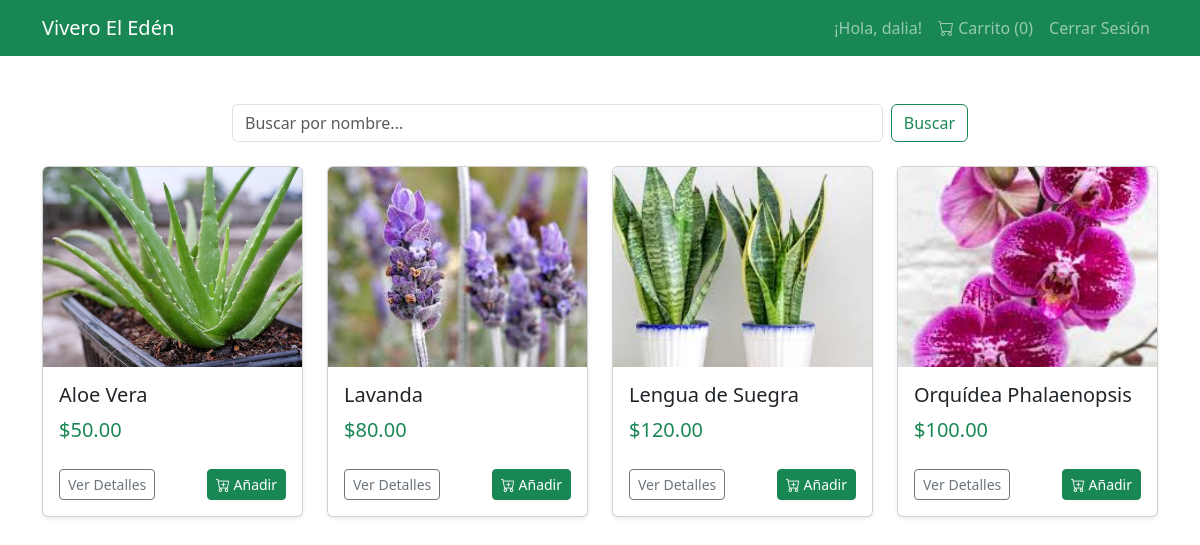
Screenshot of /cliente_dashboard.php (signed in) with the database file from the repository.
### tables this page shows
CREATE TABLE `plantas` (
  `id` int(11) NOT NULL,
  `nombre_comun` varchar(100) NOT NULL,
  `nombre_cientifico` varchar(100) DEFAULT NULL,
  `descripcion` text DEFAULT NULL,
  `tipo` varchar(50) DEFAULT NULL,
  `cuidados_luz` varchar(100) DEFAULT NULL,
  `cuidados_riego` varchar(100) DEFAULT NULL,
  `precio` decimal(10,2) NOT NULL DEFAULT 0.00,
  `stock` int(11) NOT NULL DEFAULT 0,
  `imagen_url` varchar(255) DEFAULT NULL
);

### models/Planta.php (called while the page is built, shortened)
<?php
class Planta {
    private $conn;
    private $table_name = "plantas";
    public function __construct($db) {
        $this->conn = $db;
    }
    function leer() {
        $query = "SELECT * FROM " . $this->table_name . " ORDER BY nombre_comun ASC";
        $stmt = $this->conn->prepare($query);
        $stmt->execute();
        return $stmt;
    }
}
?>

### cliente_dashboard.php (the view, shortened to what this page needs)
<?php
include_once './models/Planta.php';
$database = new Database();
$db = $database->connect();
$planta = new Planta($db);
$keywords = isset($_GET["buscar"]) ? $_GET["buscar"] : "";
if (!empty($keywords)) {
    $stmt = $planta->buscar($keywords);
} else {
    $stmt = $planta->leer();
}
$plantas = $stmt->fetchAll(PDO::FETCH_ASSOC);
$total_carrito = 0;
?>
<!DOCTYPE html>
<html lang="es">
<head>
    <link href="https://cdn.jsdelivr.net/npm/bootstrap@5.3.2/dist/css/bootstrap.min.css" rel="stylesheet">
    <link rel="stylesheet" href="https://cdn.jsdelivr.net/npm/bootstrap-icons@1.11.3/font/bootstrap-icons.min.css">
</head>
<body>
    <nav class="navbar navbar-expand-lg navbar-dark bg-success sticky-top">
        <div class="container">
            <a class="navbar-brand" href="index.php">Vivero El Edén</a>
            <ul class="navbar-nav ms-auto">
                 <li class="nav-item">
                    <a class="nav-link">¡Hola, <?php echo htmlspecialchars($_SESSION['user_nombre']); ?>!</a>
                </li>
                <li class="nav-item">
                    <a class="nav-link" href="carrito.php"><i class="bi bi-cart"></i> Carrito (<?php echo $total_carrito; ?>)</a>
                </li>
                <li class="nav-item">
                    <a class="nav-link" href="logout.php">Cerrar Sesión</a>
                </li>
            </ul>
        </div>
    </nav>
    <div class="container mt-5">
        <div class="row mb-4">
            <div class="col-md-8 offset-md-2">
                <form action="cliente_dashboard.php" method="GET" class="d-flex">
                    <input class="form-control me-2" type="search" placeholder="Buscar por nombre..." name="buscar" value="<?php echo htmlspecialchars($keywords); ?>">
                    <button class="btn btn-outline-success" type="submit">Buscar</button>
                </form>
            </div>
        </div>
        <div class="row row-cols-1 row-cols-md-2 row-cols-lg-4 g-4">
            <?php foreach ($plantas as $planta_item): ?>
                <div class="col">
                    <div class="card h-100 shadow-sm">
                        <img src="<?php echo !empty($planta_item['imagen_url']) ? htmlspecialchars($planta_item['imagen_url']) : 'https://via.placeholder.com/300x200'; ?>" class="card-img-top" alt="...">
                        <div class="card-body">
                            <h5 class="card-title"><?php echo htmlspecialchars($planta_item['nombre_comun']); ?></h5>
                            <p class="card-text text-success fs-5">$<?php echo htmlspecialchars($planta_item['precio']); ?></p>
                        </div>
                        <div class="card-footer bg-transparent border-0 pb-3">
                            <div class="d-grid gap-2 d-md-flex justify-content-md-between">
                                <button type="button" class="btn btn-outline-secondary btn-sm" data-bs-toggle="modal" data-bs-target="#plantaModal"
                                    data-nombre="<?php echo htmlspecialchars($planta_item['nombre_comun']); ?>"
                                    data-descripcion="<?php echo htmlspecialchars($planta_item['descripcion']); ?>"
                                    data-cientifico="<?php echo htmlspecialchars($planta_item['nombre_cientifico']); ?>"
                                    data-tipo="<?php echo htmlspecialchars($planta_item['tipo']); ?>"
                                    data-luz="<?php echo htmlspecialchars($planta_item['cuidados_luz']); ?>"
                                    data-riego="<?php echo htmlspecialchars($planta_item['cuidados_riego']); ?>"
                                    data-precio="$<?php echo htmlspecialchars($planta_item['precio']); ?>">
                                    Ver Detalles
                                </button>
                                <form action="gestion_carrito.php" method="POST" class="d-inline">
                                    <button type="submit" class="btn btn-success btn-sm"><i class="bi bi-cart-plus"></i> Añadir</button>
                                </form>
                            </div>
                        </div>
                    </div>
                </div>
            <?php endforeach; ?>
        </div>
    </div>
    </body>
</html>

### cliente_dashboard.php (style rules this page uses)
.card-img-top { height: 200px; object-fit: cover; }

### rows the page displays
plantas: imagen_url (picture), nombre_comun "Aloe Vera", precio "50.00"
plantas: imagen_url (picture), nombre_comun "Lavanda", precio "80.00"
plantas: imagen_url (picture), nombre_comun "Lengua de Suegra", precio "120.00"
plantas: imagen_url (picture), nombre_comun "Orquídea Phalaenopsis", precio "100.00"

### other values shown
$_SESSION['user_nombre'] "dalia"
$total_carrito "0"
